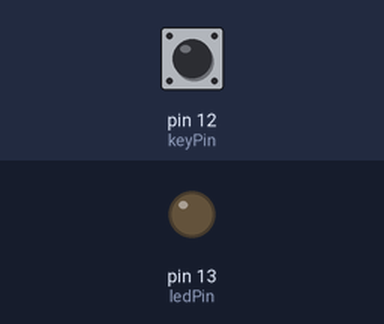
A sketch run on a simulated Arduino Uno, built with avr-gcc and run on an emulated ATmega328P. Parts: output pins drawn as LEDs (lit = HIGH). Inputs (shaded band) come from the test bench; at power-on: pin 12 (keyPin) LOW.

Above: at 1.2 s.
1.3 s: pin 12 (keyPin) pulled HIGH for 3.2 s
At 2.1 s:
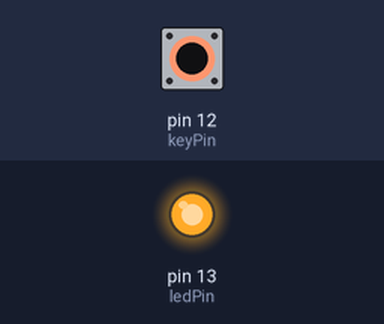
Timing chart, 0 to 6.8 s (numbered marks = the images above; inputs shaded):
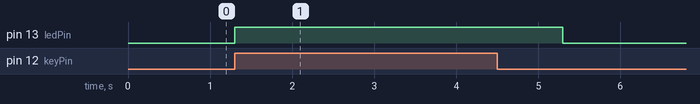

Measured:
- after the input at 1.3 s, pin 13 (ledPin): LOW → HIGH at once, → LOW 4.0 s later

The sketch:

SunfounderExample2-Button.ino
```cpp
//Toggles an LED on the circuit board based on a button press

//Constants

const int keyPin = 12; //number of the key pin
const int ledPin =13; //# of the Led


void setup() {
  pinMode(keyPin, INPUT); //init pin 12 as input
  pinMode(ledPin, OUTPUT);//init pin 13 as output

}

void loop() {
  //read the state of the key value from the button
  //if the button is pressed, e.g., voltage =HIGH, then trigger LED

  if(digitalRead(keyPin) == HIGH)
  {
    digitalWrite(ledPin, HIGH); //turns on LED
    delay(1000);
    digitalWrite(ledPin, LOW);//reset button due to sometimes always being on (even with 10k resistor)
  }
  else{
    digitalWrite(ledPin, LOW); //turns off the LED
  }

}
```
